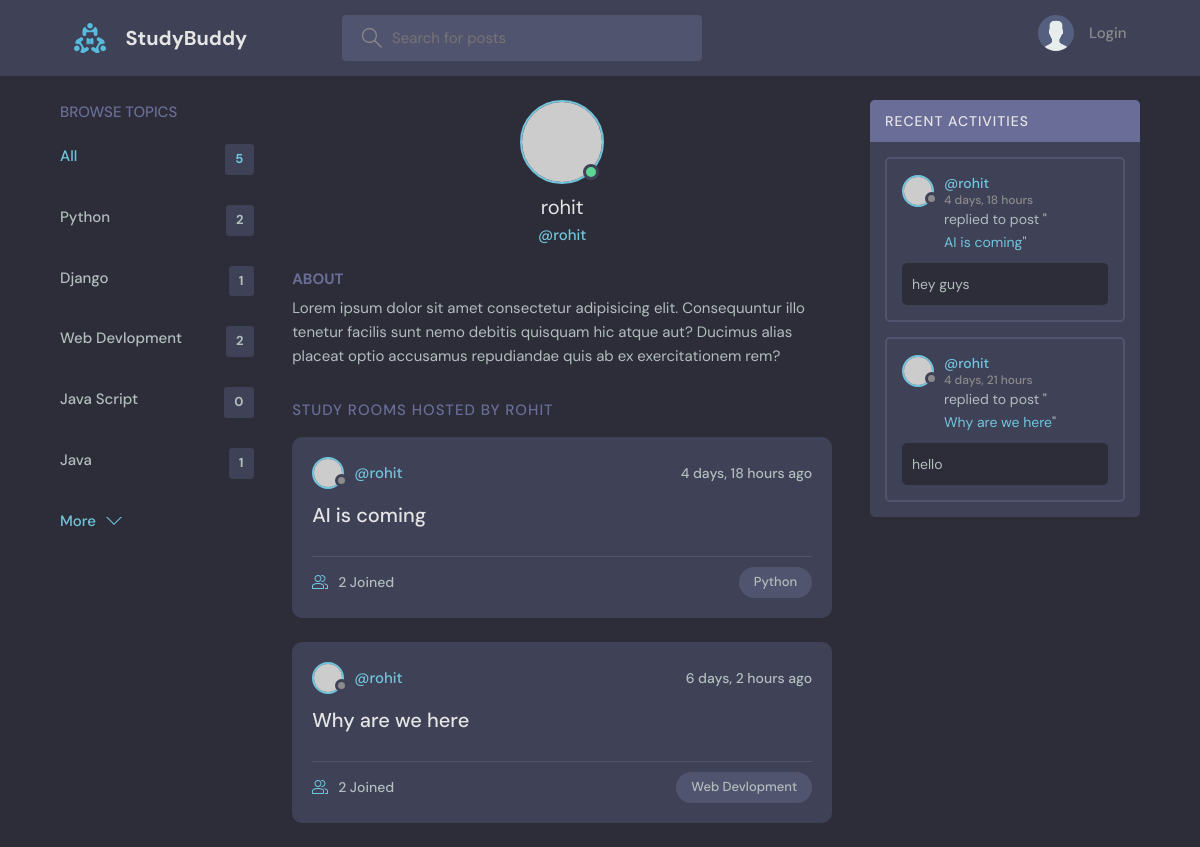
Page /prfile/3/ on the committed database.
### base/models.py (models this page shows, shortened)
class Topic(models.Model):
    name=models.CharField(max_length=200)

class Room(models.Model):
    host=models.ForeignKey(User,on_delete=models.SET_NULL,null=True)
    topic=models.ForeignKey(Topic,on_delete=models.SET_NULL,null=True)
    name=models.CharField(max_length=200)
    description=models.TextField(null=True,blank=True)
    participents=models.ManyToManyField(User, related_name='participents', blank=True)
    updated=models.DateTimeField(auto_now=True)
    created=models.DateTimeField(auto_now_add=True)
    class Meta:
        ordering=['-updated','-created']
    def __str__(self):
        return self.name

class Message(models.Model):
    user =models.ForeignKey(User,on_delete=models.CASCADE)
    room=models.ForeignKey(Room,on_delete=models.CASCADE)
    body=models.TextField()
    updated=models.DateTimeField(auto_now=True)
    created=models.DateTimeField(auto_now_add=True)
    class Meta:
        ordering=['-updated','-created']
    def __str__(self):
        return self.body[0:50]

### base/views.py (the view)
# urls.py: path('prfile/<str:pk>/', views.userPrfile,name="user-profile"),
def userPrfile(request, pk):
    user = User.objects.get(id=pk)
    rooms = user.room_set.all()
    room_messages = user.message_set.all()
    topics=Topic.objects.all()
    context = {'user': user, 'rooms': rooms, 'room_messages': room_messages,'topics':topics}
    return render(request, 'base/profile.html', context)

### base/templates/base/profile.html (shortened to what this page needs)
{% extends 'main.html'%} {% block content %}
<main class="profile-page layout layout--3">
    <div class="container">
      {% include 'base/topics_component.html' %}
      <div class="roomList">
        <div class="profile">
          <div class="profile__avatar">
            <div class="avatar avatar--large active">
              <img src="https://randomuser.me/api/portraits/men/11.jpg" />
            </div>
          </div>
          <div class="profile__info">
            <h3>{{user.username}}</h3>
            <p>@{{user.username}}</p>
          </div>
          <div class="profile__about">
            <h3>About</h3>
            <p>
              Lorem ipsum dolor sit amet consectetur adipisicing elit. Consequuntur illo tenetur
              facilis sunt nemo debitis quisquam hic atque aut? Ducimus alias placeat optio
              accusamus repudiandae quis ab ex exercitationem rem?
            </p>
          </div>
        </div>
        <div class="roomList__header">
          <div>
            <h2>Study Rooms Hosted by {{user.username}}</a>
            </h2>
          </div>
        </div>
        {% include 'base/feed_component.html' %}
      </div>
      {% include 'base/activity_component.html' %}
    </div>
</main>
{% endblock content %}

### base/templates/base/topics_component.html
<div class="topics">
  <div class="topics__header">
    <h2>Browse Topics</h2>
  </div>
  <ul class="topics__list">
    <li>
      <a href="{% url 'home' %}" class="active">All <span>{{topics.count}}</span></a>
    </li>
    {% for topic in topics %}
    <li>
      <a href="{% url 'home' %}?q={{topic.name}}">{{topic.name}} <span>{{topic.room_set.all.count}}</span></a>
    </li>
    {% endfor %}
  <a class="btn btn--link" href="topics.html">
    More
    <svg
      version="1.1"
      xmlns="http://www.w3.org/2000/svg"
      width="32"
      height="32"
      viewBox="0 0 32 32"
    >
      <title>chevron-down</title>
      <path d="M16 21l-13-13h-3l16 16 16-16h-3l-13 13z"></path>
    </svg>
  </a>
</div>

### base/templates/base/feed_component.html (shortened to what this page needs)
{% for room in rooms %}
<div class="roomListRoom">
  <div class="roomListRoom__header">
    <a
      href="{% url 'user-profile' room.host.id  %}"
      class="roomListRoom__author"
    >
      <div class="avatar avatar--small">
        <img src="https://randomuser.me/api/portraits/women/11.jpg" />
      </div>
      <span>@{{room.host.username}}</span>
    </a>
    <div class="roomListRoom__actions">
      <span>{{room.created|timesince}} ago</span>
    </div>
  </div>
  <div class="roomListRoom__content">
    <a href="{% url 'room' room.id %}">{{room.name}}</a>
  </div>
  <div class="roomListRoom__meta">
    <a href="{% url 'room' room.id %}" class="roomListRoom__joined">
      {{room.participents.all.count}} Joined
    </a>
    <p class="roomListRoom__topic">{{room.topic.name}}</p>
  </div>
</div>
{% endfor %}

### base/templates/base/activity_component.html (shortened to what this page needs)
<div class="activities">
  <div class="activities__header">
    <h2>Recent Activities</h2>
  </div>
  {% for message in room_messages %}
  <div class="activities__box">
    <div class="activities__boxHeader roomListRoom__header">
      <a
        href="{% url 'user-profile' message.user.id%}"
        class="roomListRoom__author"
      >
        <div class="avatar avatar--small">
          <img src="https://randomuser.me/api/portraits/women/11.jpg" />
        </div>
        <p>
          @{{message.user}}
          <span>{{message.created|timesince}}</span>
        </p>
      </a>
    </div>
    <div class="activities__boxContent">
      <p>
        replied to post "<a href="{% url 'room' message.room.id %}"
          >{{message.room}}</a
        >"
      </p>
      <div class="activities__boxRoomContent">{{message}}</div>
    </div>
  </div>
  {% endfor %}
</div>

### rows in the picture
Topic: name "Python", room_set.all.count "2"
Topic: name "Django", room_set.all.count "1"
Topic: name "Web Devlopment", room_set.all.count "2"
Topic: name "Java Script", room_set.all.count "0"
Topic: name "Java", room_set.all.count "1"
Room: host.username "rohit", created "4 days, 18 hours", name "AI is coming", participents.all.count "2", topic.name "Python"
Room: host.username "rohit", created "6 days, 2 hours", name "Why are we here", participents.all.count "2", topic.name "Web Devlopment"
Message: user "rohit", created "4 days, 18 hours", room "AI is coming", body "hey guys"
Message: user "rohit", created "4 days, 21 hours", room "Why are we here", body "hello"

### other values in the picture
{{ topics.count }} "5"
{{ user.username }} "rohit"
{{ user.username }} "ROHIT"
